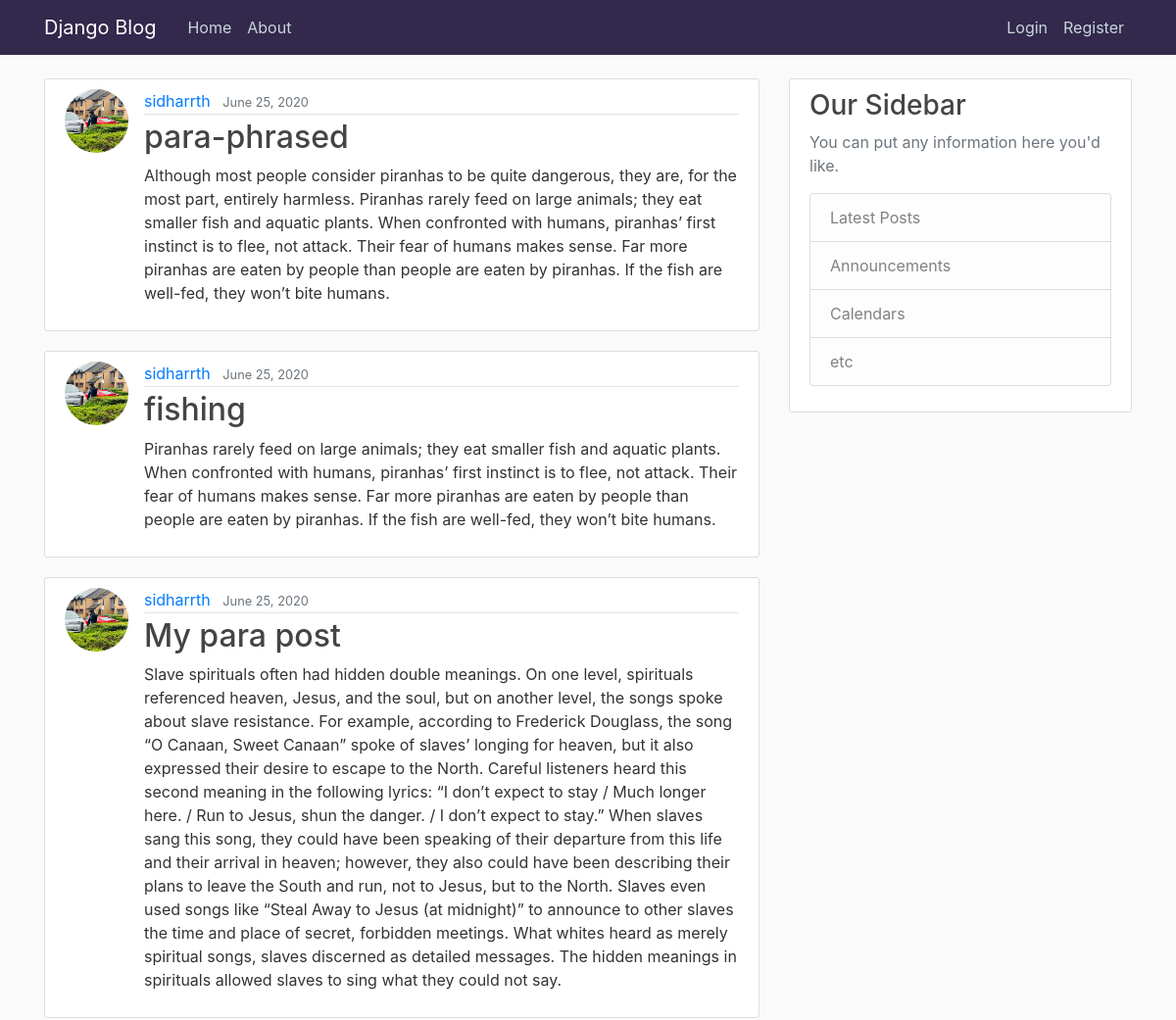
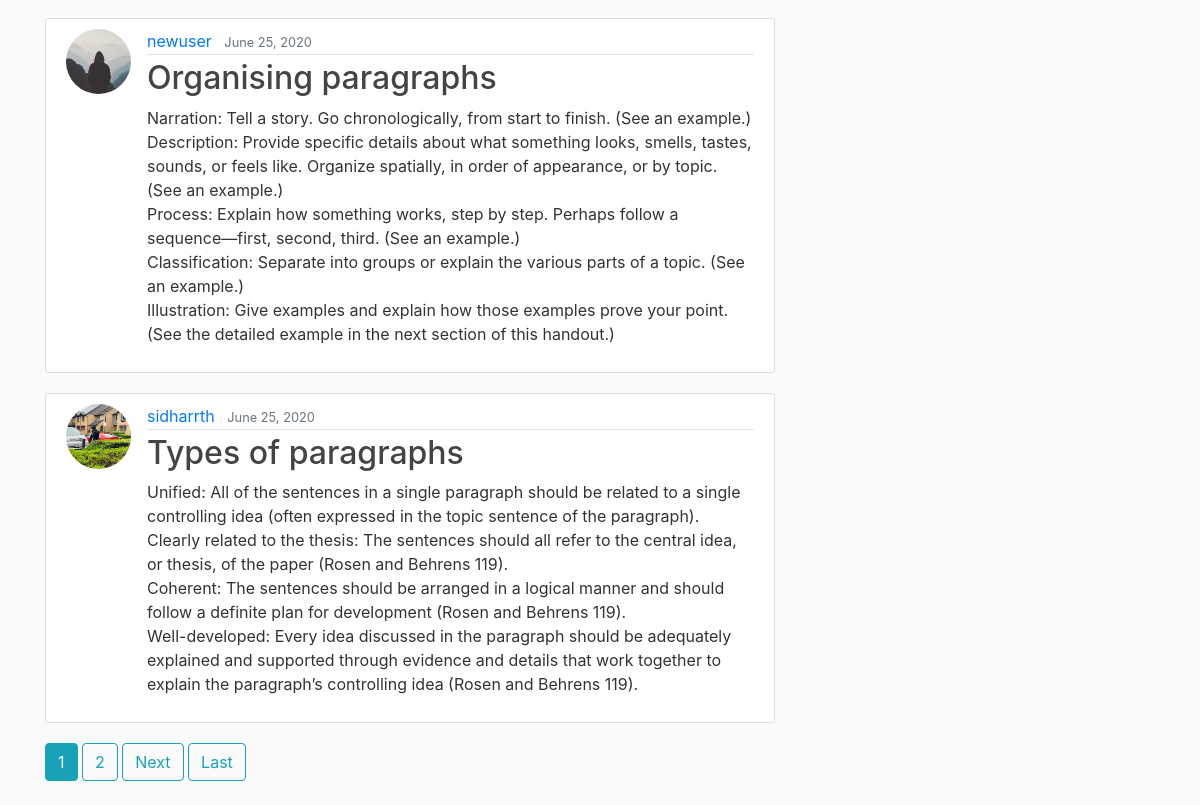
The page / on the database its author committed (2 pictures, top to bottom).
### blog/models.py (models this page shows, shortened)
class Post(models.Model):
    title = models.CharField(max_length=100)
    content = models.TextField()
    date_posted = models.DateTimeField(default=timezone.now)
    author = models.ForeignKey(User, on_delete=models.CASCADE)

### users/models.py (models this page shows, shortened)
class Profile(models.Model):
    user = models.OneToOneField(User, on_delete=models.CASCADE)
    image = models.ImageField(default='default.jpg', upload_to='profile_pics')

### blog/views.py (the view)
# urls.py: path('', PostListView.as_view(), name='blog-home'),
class PostListView(ListView):
    model = Post
    template_name = 'blog/home.html'  # <app>/<model>_<viewtype>.html
    context_object_name = 'posts'
    ordering = ['-date_posted']
    paginate_by = 5

### blog/templates/blog/home.html (shortened to what this page needs)
{% extends "blog/base.html" %}
{% block content %}
    {% for post in posts %}
        <article class="media content-section">
          <img class="rounded-circle article-img" src="{{post.author.profile.image.url}}" alt="">
          <div class="media-body">
            <div class="article-metadata">
              <a class="mr-2" href="{% url 'user-posts'  post.author.username %}">{{ post.author }}</a>
              <small class="text-muted">{{ post.date_posted|date:"F d, Y" }}</small>
            </div>
            <h2><a class="article-title" href="{% url 'post-detail' post.id %}">{{ post.title }}</a></h2>
            <p class="article-content">{{ post.content }}</p>
          </div>
        </article>
    {% endfor %}
    {% if is_paginated %}
        {% for num in page_obj.paginator.page_range %}
        {%if page_obj.number == num %}
        <a class="btn btn-info mb-4" href="?page={{ num }}">{{ num }}</a>
        {% elif num > page_obj.number|add:'-3' and num < page_obj.number|add:'3' %}
        <a class="btn btn-outline-info mb-4" href="?page={{num}}">{{ num }}</a>
        {% endif %}
        {% endfor %}
        {% if page_obj.has_next %}
        <a class="btn btn-outline-info mb-4" href="?page={{page_obj.next_page_number}}">Next</a>
        <a class="btn btn-outline-info mb-4" href="?page={{page_obj.paginator.num_pages}}">Last</a>
        {% endif %}
    {% endif %}
{% endblock content %}

### blog/templates/blog/base.html (shortened to what this page needs)
{% load static %}
<!DOCTYPE html>
<html>
<head>
    <link rel="stylesheet" href="https://maxcdn.bootstrapcdn.com/bootstrap/4.0.0/css/bootstrap.min.css">
    <link rel="stylesheet" type="text/css" href="{% static 'blog/main.css' %}">
</head>
<body>
    <header class="site-header">
      <nav class="navbar navbar-expand-md navbar-dark bg-steel fixed-top">
        <div class="container">
          <a class="navbar-brand mr-4" href="{% url 'blog-home' %}">Django Blog</a>
          <div class="collapse navbar-collapse" id="navbarToggle">
            <div class="navbar-nav mr-auto">
              <a class="nav-item nav-link" href="{% url 'blog-home' %}">Home</a>
              <a class="nav-item nav-link" href="{% url 'blog-about' %}">About</a>
            </div>
            <div class="navbar-nav">
              {% if user.is_authenticated %}
              <a class="nav-item nav-link" href="{% url 'post-create' %}">New Post</a>
                <a class="nav-item nav-link" href="{% url 'profile' %}">Profile</a>
                <a class="nav-item nav-link" href="{% url 'logout' %}">Logout</a>
              {% else %}
                <a class="nav-item nav-link" href="{% url 'login' %}">Login</a>
                <a class="nav-item nav-link" href="{% url 'register' %}">Register</a>
              {% endif %}
            </div>
          </div>
        </div>
      </nav>
    </header>
    <main role="main" class="container">
      <div class="row">
        <div class="col-md-8">
          {% block content %}{% endblock %}
        </div>
        <div class="col-md-4">
          <div class="content-section">
            <h3>Our Sidebar</h3>
            <p class='text-muted'>You can put any information here you'd like.
              <ul class="list-group">
                <li class="list-group-item list-group-item-light">Latest Posts</li>
                <li class="list-group-item list-group-item-light">Announcements</li>
                <li class="list-group-item list-group-item-light">Calendars</li>
                <li class="list-group-item list-group-item-light">etc</li>
              </ul>
            </p>
          </div>
        </div>
      </div>
    </main>
</body>
</html>

### blog/static/blog/main.css (style rules this page uses)
body { background: #fafafa; color: #333333; margin-top: 5rem; }
h1, h2, h3, h4, h5, h6 { color: #444444; }
ul { margin: 0; }
.bg-steel { background-color: #32294d; }
.site-header .navbar-nav .nav-link { color: #cbd5db; }
.content-section { background: #ffffff; padding: 10px 20px; border: 1px solid #dddddd; border-radius: 3px; margin-bottom: 20px; }
.article-title { color: #444444; }
.article-content { white-space: pre-line; }
.article-img { height: 65px; width: 65px; margin-right: 16px; }
.article-metadata { padding-bottom: 1px; margin-bottom: 4px; border-bottom: 1px solid #e3e3e3 }

### rows shown on the page
Post: author.profile.image (picture), author "sidharrth", date_posted "June 25, 2020", title "para-phrased", content "Although most people consider piranhas to be quite dangerous, they are, for the most part, entirely harmless. Piranhas rarely feed on large animals; they eat smaller fish and aquatic plants. When confronted with humans, piranhas’ first instinct is to flee, not attack. Their fear of humans makes sense. Far more piranhas are eaten by people than people are eaten by piranhas. If the fish are well-fed, they won’t bite humans."
Post: author.profile.image (picture), author "sidharrth", date_posted "June 25, 2020", title "fishing", content "Piranhas rarely feed on large animals; they eat smaller fish and aquatic plants. When confronted with humans, piranhas’ first instinct is to flee, not attack. Their fear of humans makes sense. Far more piranhas are eaten by people than people are eaten by piranhas. If the fish are well-fed, they won’t bite humans."
Post: author.profile.image (picture), author "sidharrth", date_posted "June 25, 2020", title "My para post", content "Slave spirituals often had hidden double meanings. On one level, spirituals referenced heaven, Jesus, and the soul, but on another level, the songs spoke about slave resistance. For example, according to Frederick Douglass, the song “O Canaan, Sweet Canaan” spoke of slaves’ longing for heaven, but it also expressed their desire to escape to the North. Careful listeners heard this second meaning in the following lyrics: “I don’t expect to stay / Much longer here. / Run to Jesus, shun the danger. / I don’t expect to stay.” When slaves sang this song, they could have been speaking of their departure from this life and their arrival in heaven; however, they also could have been describing their…"
Post: author.profile.image (placeholder picture), author "newuser", date_posted "June 25, 2020", title "Organising paragraphs", content "Narration: Tell a story. Go chronologically, from start to finish. (See an example.) Description: Provide specific details about what something looks, smells, tastes, sounds, or feels like. Organize spatially, in order of appearance, or by topic. (See an example.) Process: Explain how something works, step by step. Perhaps follow a sequence—first, second, third. (See an example.) Classification: Separate into groups or explain the various parts of a topic. (See an example.) Illustration: Give examples and explain how those examples prove your point. (See the detailed example in the next section of this handout.)"
Post: author.profile.image (picture), author "sidharrth", date_posted "June 25, 2020", title "Types of paragraphs", content "Unified: All of the sentences in a single paragraph should be related to a single controlling idea (often expressed in the topic sentence of the paragraph). Clearly related to the thesis: The sentences should all refer to the central idea, or thesis, of the paper (Rosen and Behrens 119). Coherent: The sentences should be arranged in a logical manner and should follow a definite plan for development (Rosen and Behrens 119). Well-developed: Every idea discussed in the paragraph should be adequately explained and supported through evidence and details that work together to explain the paragraph’s controlling idea (Rosen and Behrens 119)."

### other values the page prints
{{ num }} "1"
{{ num }} "2"
